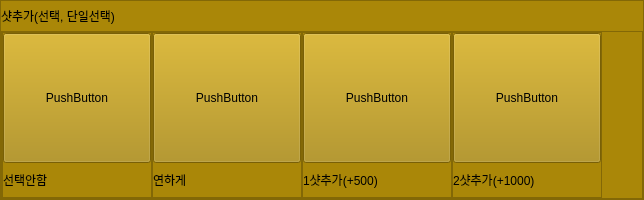
                 <widget class="QFrame" name="option_frame_3">
                  <property name="minimumSize">
                   <size>
                    <width>0</width>
                    <height>200</height>
                   </size>
                  </property>
                  <property name="maximumSize">
                   <size>
                    <width>16777215</width>
                    <height>200</height>
                   </size>
                  </property>
                  <property name="styleSheet">
                   <string notr="true">background-color: rgb(170, 135, 8);</string>
                  </property>
                  <property name="frameShape">
                   <enum>QFrame::StyledPanel</enum>
                  </property>
                  <property name="frameShadow">
                   <enum>QFrame::Raised</enum>
                  </property>
                  <layout class="QVBoxLayout" name="verticalLayout_37">
                   <property name="spacing">
                    <number>0</number>
                   </property>
                   <property name="leftMargin">
                    <number>0</number>
                   </property>
                   <property name="topMargin">
                    <number>0</number>
                   </property>
                   <property name="rightMargin">
                    <number>0</number>
                   </property>
                   <property name="bottomMargin">
                    <number>0</number>
                   </property>
                   <item>
                    <widget class="QLabel" name="option_3_title">
                     <property name="minimumSize">
                      <size>
                       <width>0</width>
                       <height>0</height>
                      </size>
                     </property>
                     <property name="maximumSize">
                      <size>
                       <width>16777215</width>
                       <height>30</height>
                      </size>
                     </property>
                     <property name="text">
                      <string>샷추가(선택, 단일선택)</string>
                     </property>
                    </widget>
                   </item>
                   <item>
                    <widget class="QFrame" name="frame_35">
                     <property name="frameShape">
                      <enum>QFrame::StyledPanel</enum>
                     </property>
                     <property name="frameShadow">
                      <enum>QFrame::Raised</enum>
                     </property>
                     <layout class="QHBoxLayout" name="horizontalLayout_14">
                      <property name="spacing">
                       <number>0</number>
                      </property>
                      <property name="leftMargin">
                       <number>0</number>
                      </property>
                      <property name="topMargin">
                       <number>0</number>
                      </property>
                      <property name="rightMargin">
                       <number>0</number>
                      </property>
                      <property name="bottomMargin">
                       <number>0</number>
                      </property>
                      <item>
                       <widget class="QFrame" name="frame_36">
                        <property name="minimumSize">
                         <size>
                          <width>150</width>
                          <height>0</height>
                         </size>
                        </property>
                        <property name="frameShape">
                         <enum>QFrame::StyledPanel</enum>
                        </property>
                        <property name="frameShadow">
                         <enum>QFrame::Raised</enum>
                        </property>
                        <layout class="QVBoxLayout" name="verticalLayout_38">
                         <property name="spacing">
                          <number>0</number>
                         </property>
                         <property name="leftMargin">
                          <number>0</number>
                         </property>
                         <property name="topMargin">
                          <number>0</number>
                         </property>
                         <property name="rightMargin">
                          <number>0</number>
                         </property>
                         <property name="bottomMargin">
                          <number>0</number>
                         </property>
                         <item>
                          <widget class="QPushButton" name="option_3_btn_1">
                           <property name="minimumSize">
                            <size>
                             <width>0</width>
                             <height>130</height>
                            </size>
                           </property>
                           <property name="cursor">
                            <cursorShape>OpenHandCursor</cursorShape>
                           </property>
                           <property name="text">
                            <string>PushButton</string>
                           </property>
                           <property name="checkable">
                            <bool>true</bool>
                           </property>
                          </widget>
                         </item>
                         <item>
                          <widget class="QLabel" name="option_3_label_1">
                           <property name="text">
                            <string>선택안함</string>
                           </property>
                          </widget>
                         </item>
                        </layout>
                       </widget>
                      </item>
                      <item>
                       <widget class="QFrame" name="frame_37">
                        <property name="minimumSize">
                         <size>
                          <width>150</width>
                          <height>0</height>
                         </size>
                        </property>
                        <property name="frameShape">
                         <enum>QFrame::StyledPanel</enum>
                        </property>
                        <property name="frameShadow">
                         <enum>QFrame::Raised</enum>
                        </property>
                        <layout class="QVBoxLayout" name="verticalLayout_39">
                         <property name="spacing">
                          <number>0</number>
                         </property>
                         <property name="leftMargin">
                          <number>0</number>
                         </property>
                         <property name="topMargin">
                          <number>0</number>
                         </property>
                         <property name="rightMargin">
                          <number>0</number>
                         </property>
                         <property name="bottomMargin">
                          <number>0</number>
                         </property>
                         <item>
                          <widget class="QPushButton" name="option_3_btn_2">
                           <property name="minimumSize">
                            <size>
                             <width>0</width>
                             <height>130</height>
                            </size>
                           </property>
                           <property name="cursor">
                            <cursorShape>OpenHandCursor</cursorShape>
                           </property>
                           <property name="text">
                            <string>PushButton</string>
                           </property>
                           <property name="checkable">
                            <bool>true</bool>
                           </property>
                          </widget>
                         </item>
                         <item>
                          <widget class="QLabel" name="option_3_label_2">
                           <property name="text">
                            <string>연하게</string>
                           </property>
                          </widget>
                         </item>
                        </layout>
                       </widget>
                      </item>
                      <item>
                       <widget class="QFrame" name="frame_41">
                        <property name="minimumSize">
                         <size>
                          <width>150</width>
                          <height>0</height>
                         </size>
                        </property>
                        <property name="frameShape">
                         <enum>QFrame::StyledPanel</enum>
                        </property>
                        <property name="frameShadow">
                         <enum>QFrame::Raised</enum>
                        </property>
                        <layout class="QVBoxLayout" name="verticalLayout_44">
                         <property name="spacing">
                          <number>0</number>
                         </property>
                         <property name="leftMargin">
                          <number>0</number>
                         </property>
                         <property name="topMargin">
                          <number>0</number>
                         </property>
                         <property name="rightMargin">
                          <number>0</number>
                         </property>
                         <property name="bottomMargin">
                          <number>0</number>
                         </property>
                         <item>
                          <widget class="QPushButton" name="option_3_btn_3">
                           <property name="minimumSize">
                            <size>
                             <width>0</width>
                             <height>130</height>
                            </size>
                           </property>
                           <property name="cursor">
                            <cursorShape>OpenHandCursor</cursorShape>
                           </property>
                           <property name="text">
                            <string>PushButton</string>
                           </property>
                           <property name="checkable">
                            <bool>true</bool>
                           </property>
                          </widget>
                         </item>
                         <item>
                          <widget class="QLabel" name="option_3_label_3">
                           <property name="text">
                            <string>1샷추가(+500)</string>
                           </property>
                          </widget>
                         </item>
                        </layout>
                       </widget>
                      </item>
                      <item>
                       <widget class="QFrame" name="frame_42">
                        <property name="minimumSize">
                         <size>
                          <width>150</width>
                          <height>0</height>
                         </size>
                        </property>
                        <property name="frameShape">
                         <enum>QFrame::StyledPanel</enum>
                        </property>
                        <property name="frameShadow">
                         <enum>QFrame::Raised</enum>
                        </property>
                        <layout class="QVBoxLayout" name="verticalLayout_45">
                         <property name="spacing">
                          <number>0</number>
                         </property>
                         <property name="leftMargin">
                          <number>0</number>
                         </property>
                         <property name="topMargin">
                          <number>0</number>
                         </property>
                         <property name="rightMargin">
                          <number>0</number>
                         </property>
                         <property name="bottomMargin">
                          <number>0</number>
                         </property>
                         <item>
                          <widget class="QPushButton" name="option_3_btn_4">
                           <property name="minimumSize">
                            <size>
                             <width>0</width>
                             <height>130</height>
                            </size>
                           </property>
                           <property name="cursor">
                            <cursorShape>OpenHandCursor</cursorShape>
                           </property>
                           <property name="text">
                            <string>PushButton</string>
                           </property>
                           <property name="checkable">
                            <bool>true</bool>
                           </property>
                          </widget>
                         </item>
                         <item>
                          <widget class="QLabel" name="option_3_label_4">
                           <property name="text">
                            <string>2샷추가(+1000)</string>
                           </property>
                          </widget>
                         </item>
                        </layout>
                       </widget>
                      </item>
                      <item>
                       <spacer name="horizontalSpacer_13">
                        <property name="orientation">
                         <enum>Qt::Horizontal</enum>
                        </property>
                        <property name="sizeHint" stdset="0">
                         <size>
                          <width>40</width>
                          <height>20</height>
                         </size>
                        </property>
                       </spacer>
                      </item>
                     </layout>
                    </widget>
                   </item>
                  </layout>
                 </widget>
